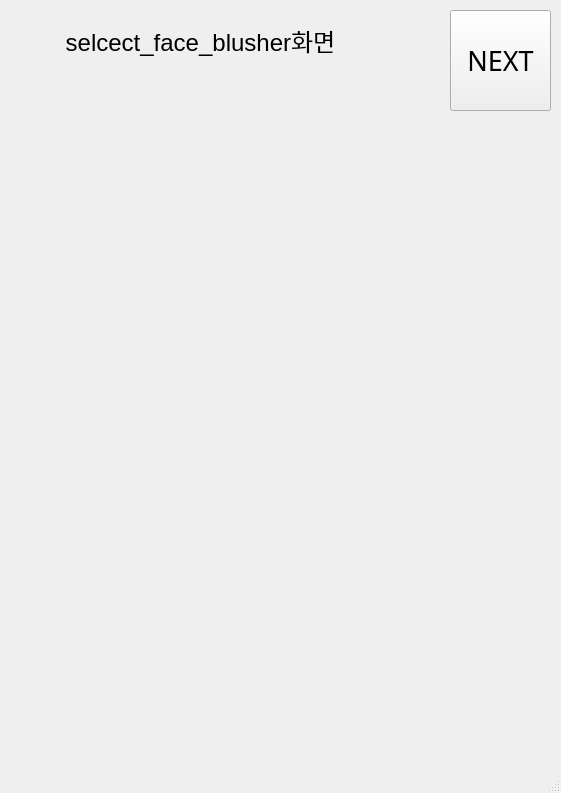
<?xml version="1.0" encoding="UTF-8"?>
<ui version="4.0">
 <class>MainWindow</class>
 <widget class="QMainWindow" name="MainWindow">
  <property name="geometry">
   <rect>
    <x>0</x>
    <y>0</y>
    <width>561</width>
    <height>793</height>
   </rect>
  </property>
  <property name="windowTitle">
   <string>MainWindow</string>
  </property>
  <widget class="QWidget" name="centralwidget">
   <widget class="QLabel" name="label">
    <property name="geometry">
     <rect>
      <x>10</x>
      <y>10</y>
      <width>381</width>
      <height>61</height>
     </rect>
    </property>
    <property name="text">
     <string>&lt;html&gt;&lt;head/&gt;&lt;body&gt;&lt;p align=&quot;center&quot;&gt;&lt;span style=&quot; font-size:18pt;&quot;&gt;selcect_face_blusher화면&lt;/span&gt;&lt;/p&gt;&lt;/body&gt;&lt;/html&gt;</string>
    </property>
   </widget>
   <widget class="QPushButton" name="pushButton">
    <property name="geometry">
     <rect>
      <x>450</x>
      <y>10</y>
      <width>101</width>
      <height>101</height>
     </rect>
    </property>
    <property name="font">
     <font>
      <family>AlternateGothic2 BT</family>
      <pointsize>20</pointsize>
     </font>
    </property>
    <property name="text">
     <string>NEXT</string>
    </property>
   </widget>
  </widget>
  <widget class="QMenuBar" name="menubar">
   <property name="geometry">
    <rect>
     <x>0</x>
     <y>0</y>
     <width>561</width>
     <height>26</height>
    </rect>
   </property>
  </widget>
  <widget class="QStatusBar" name="statusbar"/>
 </widget>
 <resources/>
 <connections/>
</ui>
